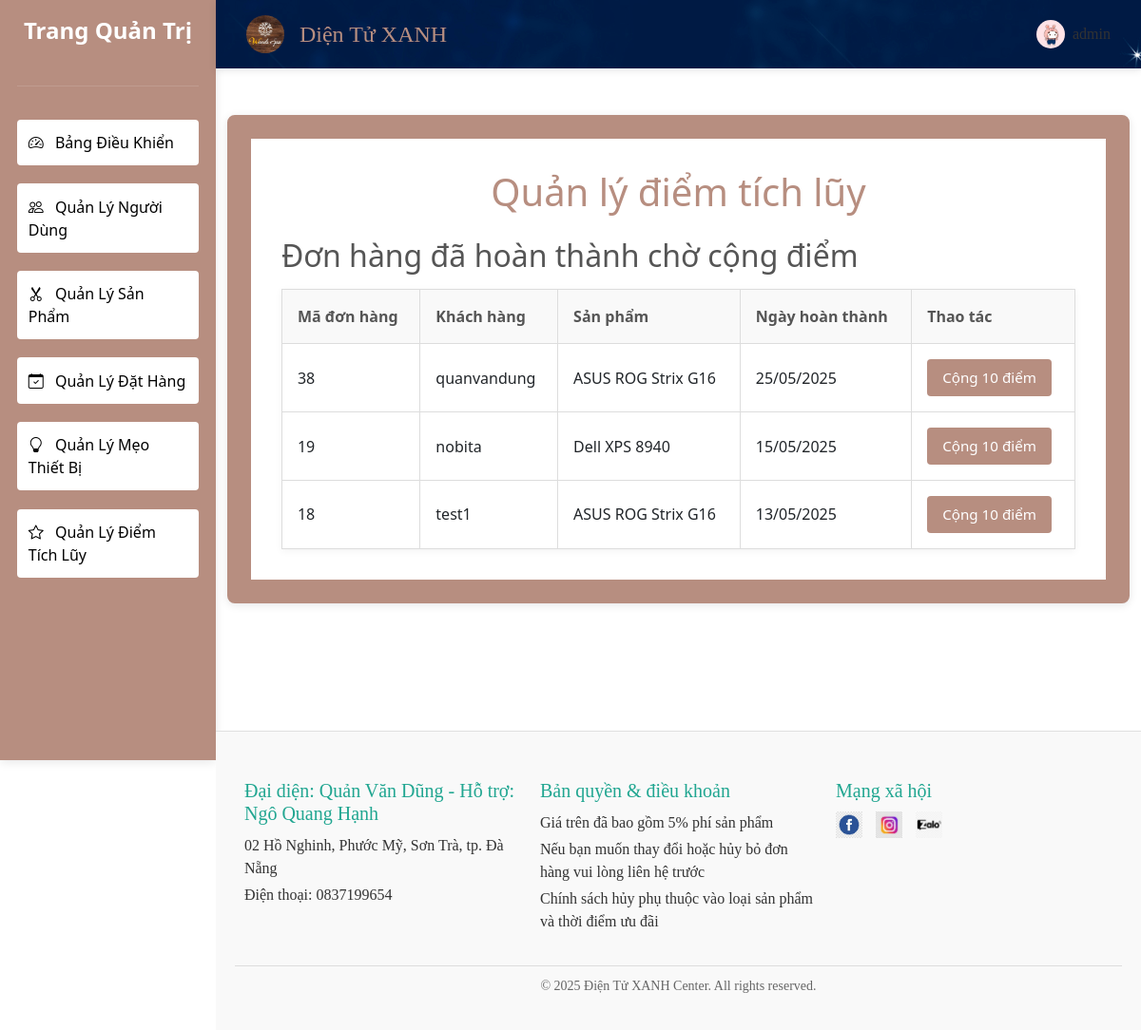
Page /accounts/admin/manage-points/ (signed in) on the committed database.
### accounts/models.py (models this page shows, shortened)
class CustomUser(AbstractUser):
    phone = models.CharField(max_length=15, blank=True)
    address = models.TextField(blank=True)
    USER_TYPE_CHOICES = (
        ('admin', 'Admin'),
        ('staff', 'Staff'),
        ('customer', 'Customer'),
    )
    user_type = models.CharField(max_length=10, choices=USER_TYPE_CHOICES, default='customer')
    class Meta:
        verbose_name = 'User'
        verbose_name_plural = 'Users'

### bookings/models.py (models this page shows, shortened)
class Booking(models.Model):
    customer = models.ForeignKey(CustomUser, on_delete=models.CASCADE)
    service = models.ForeignKey(Service, on_delete=models.CASCADE)
    booking_date = models.DateTimeField()
    notes = models.TextField(blank=True)
    created_at = models.DateTimeField(auto_now_add=True)
    points_awarded = models.BooleanField(default=False, verbose_name="Đã cộng điểm")
    points_awarded_date = models.DateTimeField(null=True, blank=True)
    STATUS_CHOICES = (
        ('pending', 'Pending'),
        ('confirmed', 'Confirmed'),
        ('completed', 'Completed'),
        ('cancelled', 'Cancelled'),
    )
    status = models.CharField(max_length=10, choices=STATUS_CHOICES, default='pending')
    class Meta:
        ordering = ['-booking_date']
        verbose_name = 'Booking'
        verbose_name_plural = 'Bookings'
        permissions = [
            ('manage_booking', 'Can manage all bookings'),
        ]

### services/models.py (models this page shows, shortened)
class Service(models.Model):
    category = models.ForeignKey(ServiceCategory, on_delete=models.SET_NULL, null=True, blank=True)
    name = models.CharField(max_length=100)
    slug = models.SlugField(max_length=100, unique=True)
    description = models.TextField()
    price = models.DecimalField(max_digits=10, decimal_places=2)
    duration = models.DurationField()
    image = models.ImageField(upload_to='services/', blank=True)
    is_featured = models.BooleanField(default=False)
    created_at = models.DateTimeField(auto_now_add=True)
    updated_at = models.DateTimeField(auto_now=True)
    average_rating = models.FloatField(default=0.0)
    review_count = models.PositiveIntegerField(default=0)
    class Meta:
        verbose_name = 'Service'
        verbose_name_plural = 'Services'
        ordering = ['-is_featured', 'name']

### accounts/views.py (the view, shortened to what this page needs)
# urls.py: path('admin/manage-points/', manage_points, name='manage_points'),
@login_required
@user_passes_test(lambda u: u.is_admin)
def manage_points(request):
    pending_bookings = Booking.objects.filter(
        status='completed',
        points_awarded=False
    ).select_related('customer', 'service')
    return render(request, 'admin/manage_points.html', {
        'pending_bookings': pending_bookings
    })

### templates/admin/manage_points.html (shortened to what this page needs)
{% extends "admin/base_site.html" %}
{% block content %}
<div class="profile-form" style="background: #fff; margin-top: 25px; padding: 2rem; border-radius: 8px ; box-shadow: 0 2px 10px rgba(0,0,0,0.1); border: 25px solid #B78E80; margin-bottom: 110px;">
    <h1 style="color: #B78E80; margin-bottom: 1.5rem; text-align: center;">Quản lý điểm tích lũy</h1>
    <h2 style="color: #555; margin-bottom: 1rem;">Đơn hàng đã hoàn thành chờ cộng điểm</h2>
    <div class="table-container">
        <table class="styled-table">
            <thead>
                <tr>
                    <th>Mã đơn hàng</th>
                    <th>Khách hàng</th>
                    <th>Sản phẩm</th>
                    <th>Ngày hoàn thành</th>
                    <th>Thao tác</th>
                </tr>
            </thead>
            <tbody>
                {% for booking in pending_bookings %}
                <tr>
                    <td>{{ booking.id }}</td>
                    <td>{{ booking.customer.username }}</td>
                    <td>{{ booking.service.name }}</td>
                    <td>{{ booking.booking_date|date:"d/m/Y" }}</td>
                    <td>
                        <form method="post" style="margin: 0;">
                            <button type="submit" class="btn-admin">Cộng 10 điểm</button>
                        </form>
                    </td>
                </tr>
                {% empty %}
                <tr>
                    <td colspan="5" style="text-align: center; color: #999;">Không có đơn hàng nào chờ cộng điểm</td>
                </tr>
                {% endfor %}
            </tbody>
        </table>
    </div>
</div>
{% endblock %}

### templates/admin/partials/_navbar.html (shortened to what this page needs)
{% load static %}
<header style="background-image: url('{% static 'images/navbar.jpg' %}');; box-shadow: 0 2px 8px rgba(0, 0, 0, 0.1); padding: 1rem 2rem; display: flex; align-items: center; justify-content: space-between;">
    <div style="display: flex; align-items: center;">
        <img src="{% static 'images/logo.jpg' %}" alt="Logo" style="width: 40px; height: 40px; border-radius: 50%; margin-right: 1rem;">
        <h1 style="font-family: 'Cormorant Garamond', serif; font-size: 1.5rem; color: #B78E80; margin: 0;">Diện Tử XANH</h1>
    </div>
    <div class="dropdown" style="position: relative;">
        <div onclick="toggleDropdown(event)" style="cursor: pointer; display: flex; align-items: center; font-family: 'Cormorant Garamond', serif; font-size: 1rem; color: #333;">
            <img src="{% static 'images/default-avartar.jpg' %}" alt="Avatar" class="avatar" style="width: 30px; height: 30px; border-radius: 50%; margin-right: 8px;">
            <span>{{ request.user.get_full_name|default:request.user.username }}</span>
        </div>
    </div>
</header>

### templates/admin/manage_points.html (style rules this page uses)
.styled-table { width: 100%; border-collapse: collapse; box-shadow: 0 2px 8px rgba(0, 0, 0, 0.05); margin-top: 1rem; }
.styled-table th, .styled-table td { padding: 1rem; border: 1px solid #ddd; text-align: left; }
.styled-table th { background-color: #f9f9f9; color: #555; font-weight: bold; }
.btn-admin { padding: 0.5rem 1rem; background-color: #B78E80; color: white; border: none; border-radius: 4px; font-size: 0.95rem; cursor: pointer; }

### rows in the picture
CustomUser: user.get_full_name "admin"
Booking: id "38", customer.username "quanvandung", service.name "ASUS ROG Strix G16", booking_date "25/05/2025"
Booking: id "19", customer.username "nobita", service.name "Dell XPS 8940", booking_date "15/05/2025"
Booking: id "18", customer.username "test1", service.name "ASUS ROG Strix G16", booking_date "13/05/2025"
